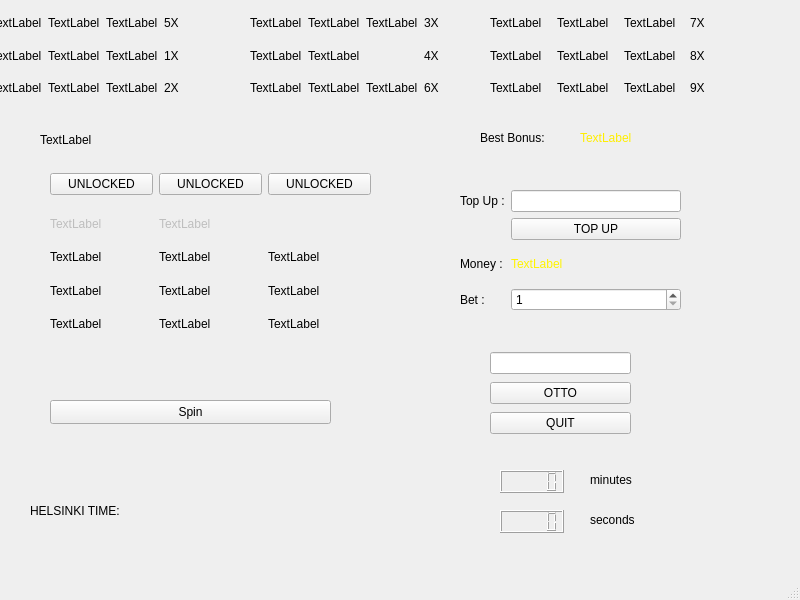
<?xml version="1.0" encoding="UTF-8"?>
<ui version="4.0">
 <class>MainWindowClass</class>
 <widget class="QMainWindow" name="MainWindowClass">
  <property name="geometry">
   <rect>
    <x>0</x>
    <y>0</y>
    <width>800</width>
    <height>600</height>
   </rect>
  </property>
  <property name="windowTitle">
   <string>MainWindow</string>
  </property>
  <widget class="QWidget" name="centralwidget">
   <property name="styleSheet">
    <string notr="true">#centralwidget  {background-image: url(:/MainWindow/Resources/tile.png);}</string>
   </property>
   <widget class="QLabel" name="comment">
    <property name="geometry">
     <rect>
      <x>40</x>
      <y>130</y>
      <width>361</width>
      <height>20</height>
     </rect>
    </property>
    <property name="styleSheet">
     <string notr="true"/>
    </property>
    <property name="text">
     <string>TextLabel</string>
    </property>
   </widget>
   <widget class="QLabel" name="current_time">
    <property name="geometry">
     <rect>
      <x>220</x>
      <y>490</y>
      <width>171</width>
      <height>41</height>
     </rect>
    </property>
    <property name="styleSheet">
     <string notr="true">font: 24pt &quot;.SF NS Text&quot;; color:rgb(0, 255, 0)</string>
    </property>
    <property name="text">
     <string/>
    </property>
    <property name="alignment">
     <set>Qt::AlignCenter</set>
    </property>
   </widget>
   <widget class="QLabel" name="label_4">
    <property name="geometry">
     <rect>
      <x>30</x>
      <y>490</y>
      <width>211</width>
      <height>41</height>
     </rect>
    </property>
    <property name="styleSheet">
     <string notr="true">font: 24pt &quot;Monaco&quot;;</string>
    </property>
    <property name="text">
     <string>HELSINKI TIME: </string>
    </property>
   </widget>
   <widget class="QLabel" name="label_5">
    <property name="geometry">
     <rect>
      <x>590</x>
      <y>470</y>
      <width>63</width>
      <height>20</height>
     </rect>
    </property>
    <property name="text">
     <string>minutes</string>
    </property>
   </widget>
   <widget class="QLCDNumber" name="sec_display">
    <property name="geometry">
     <rect>
      <x>500</x>
      <y>510</y>
      <width>64</width>
      <height>23</height>
     </rect>
    </property>
    <property name="autoFillBackground">
     <bool>true</bool>
    </property>
    <property name="styleSheet">
     <string notr="true">color:rgb(0, 255, 0)</string>
    </property>
   </widget>
   <widget class="QLabel" name="label_6">
    <property name="geometry">
     <rect>
      <x>590</x>
      <y>510</y>
      <width>63</width>
      <height>20</height>
     </rect>
    </property>
    <property name="text">
     <string>seconds</string>
    </property>
   </widget>
   <widget class="QLCDNumber" name="min_display">
    <property name="geometry">
     <rect>
      <x>500</x>
      <y>470</y>
      <width>64</width>
      <height>23</height>
     </rect>
    </property>
    <property name="autoFillBackground">
     <bool>true</bool>
    </property>
    <property name="styleSheet">
     <string notr="true">color:rgb(0, 255, 0)</string>
    </property>
   </widget>
   <widget class="QPushButton" name="spin_button">
    <property name="geometry">
     <rect>
      <x>50</x>
      <y>400</y>
      <width>281</width>
      <height>24</height>
     </rect>
    </property>
    <property name="text">
     <string>Spin</string>
    </property>
   </widget>
   <widget class="QLabel" name="label_7">
    <property name="geometry">
     <rect>
      <x>480</x>
      <y>130</y>
      <width>81</width>
      <height>16</height>
     </rect>
    </property>
    <property name="text">
     <string>Best Bonus:</string>
    </property>
   </widget>
   <widget class="QLabel" name="best_bonus_">
    <property name="geometry">
     <rect>
      <x>580</x>
      <y>130</y>
      <width>60</width>
      <height>16</height>
     </rect>
    </property>
    <property name="styleSheet">
     <string notr="true">color:rgb(255, 238, 0)</string>
    </property>
    <property name="text">
     <string>TextLabel</string>
    </property>
   </widget>
   <widget class="QWidget" name="layoutWidget_4">
    <property name="geometry">
     <rect>
      <x>460</x>
      <y>190</y>
      <width>221</width>
      <height>121</height>
     </rect>
    </property>
    <layout class="QGridLayout" name="gridLayout_3">
     <item row="3" column="0">
      <widget class="QLabel" name="label_3">
       <property name="text">
        <string>Bet :</string>
       </property>
      </widget>
     </item>
     <item row="2" column="0">
      <widget class="QLabel" name="label_2">
       <property name="text">
        <string>Money :</string>
       </property>
      </widget>
     </item>
     <item row="0" column="1">
      <widget class="QLineEdit" name="top_up_value"/>
     </item>
     <item row="0" column="0">
      <widget class="QLabel" name="label">
       <property name="text">
        <string>Top Up :</string>
       </property>
      </widget>
     </item>
     <item row="3" column="1">
      <widget class="QSpinBox" name="bet_value">
       <property name="minimum">
        <number>1</number>
       </property>
       <property name="maximum">
        <number>1000</number>
       </property>
      </widget>
     </item>
     <item row="2" column="1">
      <widget class="QLabel" name="total_money">
       <property name="styleSheet">
        <string notr="true">color: rgb(255, 244, 0)</string>
       </property>
       <property name="text">
        <string>TextLabel</string>
       </property>
      </widget>
     </item>
     <item row="1" column="1">
      <widget class="QPushButton" name="top_up_button">
       <property name="text">
        <string>TOP UP</string>
       </property>
      </widget>
     </item>
    </layout>
   </widget>
   <widget class="QWidget" name="layoutWidget_5">
    <property name="geometry">
     <rect>
      <x>490</x>
      <y>350</y>
      <width>141</width>
      <height>86</height>
     </rect>
    </property>
    <layout class="QGridLayout" name="gridLayout_4">
     <item row="3" column="0">
      <widget class="QPushButton" name="otto_button">
       <property name="text">
        <string>OTTO</string>
       </property>
      </widget>
     </item>
     <item row="4" column="0">
      <widget class="QPushButton" name="quit_button">
       <property name="text">
        <string>QUIT</string>
       </property>
      </widget>
     </item>
     <item row="0" column="0">
      <widget class="QLineEdit" name="otto_money"/>
     </item>
    </layout>
   </widget>
   <widget class="QWidget" name="layoutWidget_2">
    <property name="geometry">
     <rect>
      <x>250</x>
      <y>10</y>
      <width>218</width>
      <height>91</height>
     </rect>
    </property>
    <layout class="QGridLayout" name="gridLayout_6">
     <item row="0" column="1">
      <widget class="QLabel" name="orange_2">
       <property name="text">
        <string>TextLabel</string>
       </property>
      </widget>
     </item>
     <item row="1" column="2">
      <widget class="QLabel" name="pear_3">
       <property name="text">
        <string/>
       </property>
      </widget>
     </item>
     <item row="2" column="3">
      <widget class="QLabel" name="bananas_4">
       <property name="text">
        <string>6X</string>
       </property>
      </widget>
     </item>
     <item row="2" column="2">
      <widget class="QLabel" name="bananas_3">
       <property name="text">
        <string>TextLabel</string>
       </property>
      </widget>
     </item>
     <item row="0" column="0">
      <widget class="QLabel" name="orange_1">
       <property name="text">
        <string>TextLabel</string>
       </property>
      </widget>
     </item>
     <item row="0" column="3">
      <widget class="QLabel" name="orange_4">
       <property name="text">
        <string>3X</string>
       </property>
      </widget>
     </item>
     <item row="1" column="0">
      <widget class="QLabel" name="pear_1">
       <property name="text">
        <string>TextLabel</string>
       </property>
      </widget>
     </item>
     <item row="2" column="0">
      <widget class="QLabel" name="bananas_1">
       <property name="text">
        <string>TextLabel</string>
       </property>
      </widget>
     </item>
     <item row="1" column="3">
      <widget class="QLabel" name="pear_4">
       <property name="text">
        <string>4X</string>
       </property>
      </widget>
     </item>
     <item row="1" column="1">
      <widget class="QLabel" name="pear_2">
       <property name="text">
        <string>TextLabel</string>
       </property>
      </widget>
     </item>
     <item row="2" column="1">
      <widget class="QLabel" name="bananas_2">
       <property name="text">
        <string>TextLabel</string>
       </property>
      </widget>
     </item>
     <item row="0" column="2">
      <widget class="QLabel" name="orange_3">
       <property name="text">
        <string>TextLabel</string>
       </property>
      </widget>
     </item>
    </layout>
   </widget>
   <widget class="QWidget" name="layoutWidget_3">
    <property name="geometry">
     <rect>
      <x>-10</x>
      <y>10</y>
      <width>217</width>
      <height>91</height>
     </rect>
    </property>
    <layout class="QGridLayout" name="gridLayout_5">
     <item row="0" column="0">
      <widget class="QLabel" name="apple_1">
       <property name="styleSheet">
        <string notr="true"/>
       </property>
       <property name="text">
        <string>TextLabel</string>
       </property>
      </widget>
     </item>
     <item row="0" column="1">
      <widget class="QLabel" name="apple_2">
       <property name="text">
        <string>TextLabel</string>
       </property>
      </widget>
     </item>
     <item row="0" column="2">
      <widget class="QLabel" name="apple_3">
       <property name="text">
        <string>TextLabel</string>
       </property>
      </widget>
     </item>
     <item row="0" column="3">
      <widget class="QLabel" name="apple_4">
       <property name="text">
        <string>5X</string>
       </property>
      </widget>
     </item>
     <item row="1" column="0">
      <widget class="QLabel" name="cherries_1">
       <property name="text">
        <string>TextLabel</string>
       </property>
      </widget>
     </item>
     <item row="1" column="1">
      <widget class="QLabel" name="cherries_2">
       <property name="text">
        <string>TextLabel</string>
       </property>
      </widget>
     </item>
     <item row="1" column="2">
      <widget class="QLabel" name="cherries_3">
       <property name="text">
        <string>TextLabel</string>
       </property>
      </widget>
     </item>
     <item row="1" column="3">
      <widget class="QLabel" name="cherries_4">
       <property name="text">
        <string>1X</string>
       </property>
      </widget>
     </item>
     <item row="2" column="0">
      <widget class="QLabel" name="strawberry_1">
       <property name="text">
        <string>TextLabel</string>
       </property>
      </widget>
     </item>
     <item row="2" column="1">
      <widget class="QLabel" name="strawberry_2">
       <property name="text">
        <string>TextLabel</string>
       </property>
      </widget>
     </item>
     <item row="2" column="2">
      <widget class="QLabel" name="strawberry_3">
       <property name="text">
        <string>TextLabel</string>
       </property>
      </widget>
     </item>
     <item row="2" column="3">
      <widget class="QLabel" name="strawberry_4">
       <property name="text">
        <string>2X</string>
       </property>
      </widget>
     </item>
    </layout>
   </widget>
   <widget class="QWidget" name="layoutWidget_6">
    <property name="geometry">
     <rect>
      <x>490</x>
      <y>10</y>
      <width>261</width>
      <height>91</height>
     </rect>
    </property>
    <layout class="QGridLayout" name="gridLayout_7">
     <item row="1" column="2">
      <widget class="QLabel" name="grapes_3">
       <property name="text">
        <string>TextLabel</string>
       </property>
      </widget>
     </item>
     <item row="2" column="1">
      <widget class="QLabel" name="eggplant_2">
       <property name="text">
        <string>TextLabel</string>
       </property>
      </widget>
     </item>
     <item row="2" column="3">
      <widget class="QLabel" name="eggplant_4">
       <property name="text">
        <string>9X</string>
       </property>
      </widget>
     </item>
     <item row="2" column="2">
      <widget class="QLabel" name="eggplant_3">
       <property name="text">
        <string>TextLabel</string>
       </property>
      </widget>
     </item>
     <item row="0" column="0">
      <widget class="QLabel" name="tomato_1">
       <property name="text">
        <string>TextLabel</string>
       </property>
      </widget>
     </item>
     <item row="0" column="1">
      <widget class="QLabel" name="tomato_2">
       <property name="text">
        <string>TextLabel</string>
       </property>
      </widget>
     </item>
     <item row="0" column="3">
      <widget class="QLabel" name="tomato_4">
       <property name="text">
        <string>7X</string>
       </property>
      </widget>
     </item>
     <item row="0" column="2">
      <widget class="QLabel" name="tomato_3">
       <property name="text">
        <string>TextLabel</string>
       </property>
      </widget>
     </item>
     <item row="1" column="0">
      <widget class="QLabel" name="grapes_1">
       <property name="text">
        <string>TextLabel</string>
       </property>
      </widget>
     </item>
     <item row="2" column="0">
      <widget class="QLabel" name="eggplant_1">
       <property name="text">
        <string>TextLabel</string>
       </property>
      </widget>
     </item>
     <item row="1" column="3">
      <widget class="QLabel" name="grapes_4">
       <property name="text">
        <string>8X</string>
       </property>
      </widget>
     </item>
     <item row="1" column="1">
      <widget class="QLabel" name="grapes_2">
       <property name="text">
        <string>TextLabel</string>
       </property>
      </widget>
     </item>
    </layout>
   </widget>
   <widget class="QWidget" name="layoutWidget_7">
    <property name="geometry">
     <rect>
      <x>50</x>
      <y>160</y>
      <width>321</width>
      <height>48</height>
     </rect>
    </property>
    <layout class="QGridLayout" name="gridLayout_2">
     <item row="0" column="3">
      <widget class="QPushButton" name="reel_3_lock">
       <property name="text">
        <string>UNLOCKED</string>
       </property>
      </widget>
     </item>
     <item row="0" column="0">
      <widget class="QPushButton" name="reel_1_lock">
       <property name="text">
        <string>UNLOCKED</string>
       </property>
      </widget>
     </item>
     <item row="0" column="2">
      <widget class="QPushButton" name="reel_2_lock">
       <property name="text">
        <string>UNLOCKED</string>
       </property>
      </widget>
     </item>
    </layout>
   </widget>
   <widget class="QWidget" name="layoutWidget">
    <property name="geometry">
     <rect>
      <x>50</x>
      <y>210</y>
      <width>321</width>
      <height>161</height>
     </rect>
    </property>
    <layout class="QGridLayout" name="gridLayout">
     <property name="sizeConstraint">
      <enum>QLayout::SetDefaultConstraint</enum>
     </property>
     <property name="verticalSpacing">
      <number>6</number>
     </property>
     <item row="0" column="0">
      <widget class="QLabel" name="reel_1_label_4">
       <property name="enabled">
        <bool>false</bool>
       </property>
       <property name="text">
        <string>TextLabel</string>
       </property>
      </widget>
     </item>
     <item row="4" column="2">
      <widget class="QLabel" name="reel_3_label_5">
       <property name="text">
        <string/>
       </property>
      </widget>
     </item>
     <item row="1" column="2">
      <widget class="QLabel" name="reel_3_label_1">
       <property name="text">
        <string>TextLabel</string>
       </property>
      </widget>
     </item>
     <item row="0" column="2">
      <widget class="QLabel" name="reel_3_label_4">
       <property name="enabled">
        <bool>false</bool>
       </property>
       <property name="styleSheet">
        <string notr="true">color:rgba(0, 0, 0, 0%) 
</string>
       </property>
       <property name="text">
        <string>TextLabel</string>
       </property>
       <property name="scaledContents">
        <bool>false</bool>
       </property>
      </widget>
     </item>
     <item row="2" column="0">
      <widget class="QLabel" name="reel_1_label_2">
       <property name="text">
        <string>TextLabel</string>
       </property>
      </widget>
     </item>
     <item row="1" column="1">
      <widget class="QLabel" name="reel_2_label_1">
       <property name="text">
        <string>TextLabel</string>
       </property>
      </widget>
     </item>
     <item row="1" column="0">
      <widget class="QLabel" name="reel_1_label_1">
       <property name="text">
        <string>TextLabel</string>
       </property>
      </widget>
     </item>
     <item row="3" column="0">
      <widget class="QLabel" name="reel_1_label_3">
       <property name="text">
        <string>TextLabel</string>
       </property>
      </widget>
     </item>
     <item row="2" column="2">
      <widget class="QLabel" name="reel_3_label_2">
       <property name="text">
        <string>TextLabel</string>
       </property>
      </widget>
     </item>
     <item row="2" column="1">
      <widget class="QLabel" name="reel_2_label_2">
       <property name="text">
        <string>TextLabel</string>
       </property>
      </widget>
     </item>
     <item row="3" column="1">
      <widget class="QLabel" name="reel_2_label_3">
       <property name="text">
        <string>TextLabel</string>
       </property>
      </widget>
     </item>
     <item row="4" column="1">
      <widget class="QLabel" name="reel_2_label_5">
       <property name="text">
        <string/>
       </property>
      </widget>
     </item>
     <item row="4" column="0">
      <widget class="QLabel" name="reel_1_label_5">
       <property name="text">
        <string/>
       </property>
      </widget>
     </item>
     <item row="0" column="1">
      <widget class="QLabel" name="reel_2_label_4">
       <property name="enabled">
        <bool>false</bool>
       </property>
       <property name="text">
        <string>TextLabel</string>
       </property>
      </widget>
     </item>
     <item row="3" column="2">
      <widget class="QLabel" name="reel_3_label_3">
       <property name="styleSheet">
        <string notr="true"/>
       </property>
       <property name="text">
        <string>TextLabel</string>
       </property>
       <property name="scaledContents">
        <bool>false</bool>
       </property>
      </widget>
     </item>
    </layout>
   </widget>
  </widget>
  <widget class="QMenuBar" name="menubar">
   <property name="geometry">
    <rect>
     <x>0</x>
     <y>0</y>
     <width>800</width>
     <height>22</height>
    </rect>
   </property>
  </widget>
  <widget class="QStatusBar" name="statusbar"/>
 </widget>
 <resources/>
 <connections/>
</ui>
